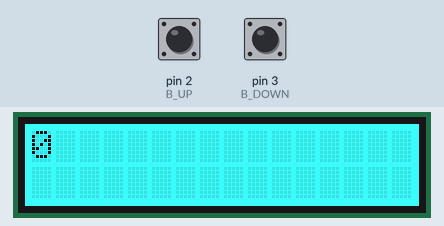
This sketch was run on a simulated Arduino Uno, built with avr-gcc and run on an emulated ATmega328P. On the bench: 16×2 character LCD. The inputs (shaded band) are chosen by the test bench; at power-on: pin 2 (B_UP) HIGH, pin 3 (B_DOWN) HIGH.

Above: at 2.2 s.
2.3 s: pin 2 (B_UP) pulled LOW for 0.15 s
At 3.6 s:
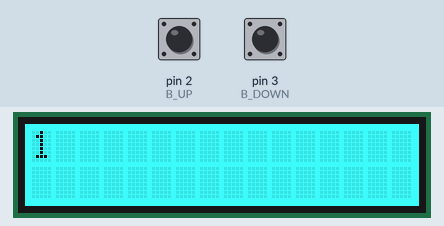
3.9 s: pin 2 (B_UP) pulled LOW for 1 s
At 5.4 s:
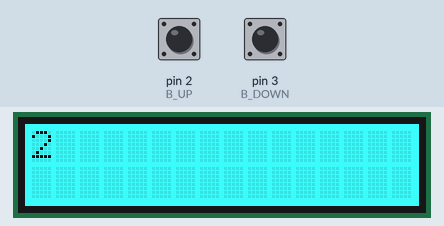
Timing chart, 0 to 6.9 s (numbered marks = the images above; inputs shaded):
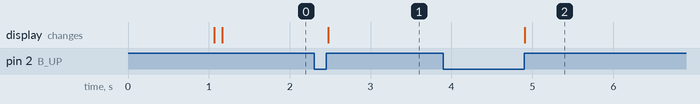

The sketch:

lcd.ino
```cpp
//Pressing up will increase x value while pressing down will decrease x value

#include <Wire.h>
#include "rgb_lcd.h"

#define B_UP 2
#define B_DOWN 3

unsigned long mill = 0;
unsigned long prevMill = 0;
unsigned long prevDisp = 0;
int prevStateUp;
int prevStateDown;
int debounce = 100;
int displayRefresh = 100;
int x = 0;
rgb_lcd lcd;

void setup(){
	Serial.begin(9600);
	while(!Serial);
	pinMode(B_UP, INPUT);
	pinMode(B_DOWN, INPUT);

	lcd.begin(16, 2);
    lcd.setRGB(0,255,255);

    delay(1000);
}


void loop(){
	mill = millis();

	if(digitalRead(B_UP) == LOW) prevStateUp = LOW;
	if(digitalRead(B_DOWN) == LOW) prevStateDown = LOW;

	if(digitalRead(B_UP) == HIGH && prevStateUp == LOW && (unsigned long)(mill - prevMill) > debounce){
		x++;
		prevStateUp = HIGH;
		prevMill = mill;
	}

	if(digitalRead(B_DOWN) == HIGH && prevStateDown == LOW && (unsigned long)(mill - prevMill) > debounce){
		x--;
		prevStateDown = HIGH;
		prevMill = mill;
	}

	if((unsigned long)(mill - prevDisp) > displayRefresh){
		lcd.setCursor(0, 0);
		lcd.print(x);
		prevDisp = mill;
	}
}
```

Measured:
- after the input at 2.3 s, the display: changes after 0.18 s (image 1)
- after the input at 3.9 s, the display: changes after 1.0 s (image 2)
